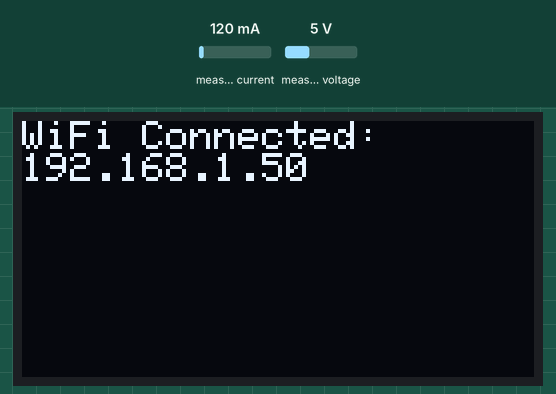
Recording of a sketch running on a simulated ESP32-C3. On the bench: 128×64 one-colour display. The inputs (shaded band) are chosen by the test bench; at power-on: measured current 120 mA, measured voltage 5 V. WiFi joins after 1.5 s; servers stay silent unless stated; no MQTT or app messages arrive unless stated; what the sketch prints to the serial monitor is not drawn.

Above: at 1.7 s.
At 2.1 s:
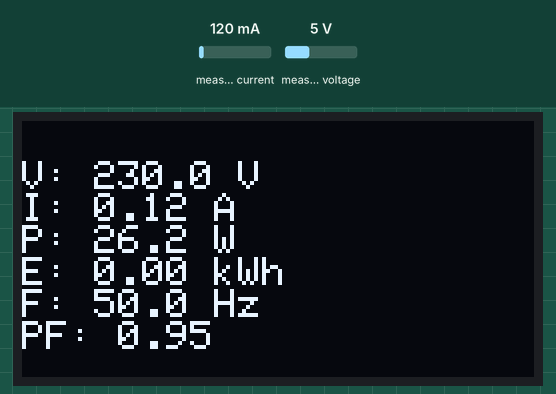
At 10.1 s:
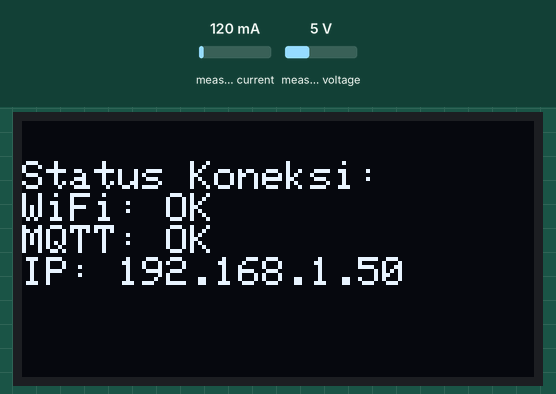

The sketch:

ESP32C3_POWER_MONITOR.ino
```cpp
#include <WiFi.h>
#include <PubSubClient.h>
#include <Adafruit_SSD1306.h>
#include <ArduinoJson.h>
#include <PZEM004Tv30.h>

// -----------------------------------------------------------------------------
// CONFIGURATION
// -----------------------------------------------------------------------------

// WiFi & MQTT credentials
static const char* kSSID       = "YOURWIFISSID";
static const char* kPassword   = "YOURWIFIPASSWORD";
static const char* kMQTTServer = "YOURHOSTIP";
static const int   kMQTTPort   = 1883;
static const char* kMQTTUser   = "YOURMQTTUSERNAME";
static const char* kMQTTPass   = "YOURMQTTUSERNAME";
static const char* kClientID   = "YOURMQTTPASSWORD";


WiFiClient wifiClient;            // WiFi client untuk koneksi TCP
PubSubClient mqtt(wifiClient);    // MQTT client menggunakan WiFiClient

// OLED SSD1306
#define SCREEN_WIDTH   128
#define SCREEN_HEIGHT  64
#define OLED_RESET     -1
#define OLED_ADDRESS   0x3C
Adafruit_SSD1306 display(SCREEN_WIDTH, SCREEN_HEIGHT, &Wire, OLED_RESET);

// PZEM004Tv30 on Serial1 (RX=3, TX=2)
PZEM004Tv30 pzem(Serial1, 2, 3);

// MQTT topics
static const char* kStateTopics[6] = {
  "esp32/daya/volt",
  "esp32/daya/amp",
  "esp32/daya/power",
  "esp32/daya/energy",
  "esp32/daya/freq",
  "esp32/daya/pf"
};

static const char* kDiscoveryTopics[6] = {
  "homeassistant/sensor/esp32_panel_tegangan/config",
  "homeassistant/sensor/esp32_panel_arus/config",
  "homeassistant/sensor/esp32_panel_daya/config",
  "homeassistant/sensor/esp32_panel_energy/config",
  "homeassistant/sensor/esp32_panel_freq/config",
  "homeassistant/sensor/esp32_panel_pf/config"
};

static const char* kAvailabilityTopic = "esp32/status";

// Timers
unsigned long last_publish       = 0;
unsigned long last_display_switch= 0;
constexpr unsigned long kPublishInterval      = 30000;  // ms
constexpr unsigned long kDisplaySwitchInterval= 5000;   // ms

bool show_sensor_screen = false;

// Tambahkan variabel global untuk menyimpan data sensor terbaru:
float sensor_v = NAN;
float sensor_i = NAN;
float sensor_p = NAN;
float sensor_e = NAN;
float sensor_f = NAN;
float sensor_pf = NAN;

// Waktu interval
constexpr unsigned long kDisplayTotalInterval = 10000; // total 10 detik cycle
constexpr unsigned long kDisplayStatusDuration = 2000; // 2 detik status
constexpr unsigned long kDisplaySensorDuration = 8000; // 8 detik sensor


// Waktu terakhir update display dan tipe tampilan
unsigned long last_display_update = 0;
bool showing_status = true;  // true = status koneksi, false = sensor

// -----------------------------------------------------------------------------
// PROTOTYPES
// -----------------------------------------------------------------------------
void SetupWiFi();
void EnsureMQTTConnected();
void MQTTCallback(char* topic, byte* payload, unsigned int length);
void PublishDiscovery();
void PublishSensorData();
void PublishInitialData();
void UpdateDisplayStatus();
void UpdateDisplaySensor();
void EnsureWiFiConnected();

// -----------------------------------------------------------------------------
// SETUP
// -----------------------------------------------------------------------------
/**
 * @brief Arduino setup: init Serial, OLED, WiFi, MQTT, Discovery & first data.
 */
void setup() {
  Serial.begin(115200);
  delay(100);

  // Init OLED
  if (!display.begin(SSD1306_SWITCHCAPVCC, OLED_ADDRESS)) {
    Serial.println(F("SSD1306 init failed"));
    while (true);
  }
  display.clearDisplay();
  display.setTextSize(1);
  display.setTextColor(SSD1306_WHITE);

  // Connect WiFi & show IP
  SetupWiFi();
  display.clearDisplay();
  display.setCursor(0,0);
  display.println("WiFi Connected:");
  display.println(WiFi.localIP());
  display.display();

  // Setup MQTT
  mqtt.setServer(kMQTTServer, kMQTTPort);
  mqtt.setCallback(MQTTCallback);
  EnsureMQTTConnected();

  // Publish Home Assistant Discovery & availability
  PublishDiscovery();
  mqtt.publish(kAvailabilityTopic, "online", true);

  // Publish initial sensor data immediately
  PublishSensorData();
}

// -----------------------------------------------------------------------------
// LOOP
// -----------------------------------------------------------------------------
/**
 * @brief Arduino main loop: maintain connections, publish & update display.
 */
void loop() {
  mqtt.loop();
  EnsureWiFiConnected();
  EnsureMQTTConnected();

  unsigned long now = millis();

  // Publish sensor setiap 30 detik (sesuai kamu)
  if (now - last_publish >= kPublishInterval) {
    last_publish = now;
    PublishSensorData();
  }

  // Update display berdasarkan timer dan interval masing-masing
  if (now - last_display_update >= (showing_status ? kDisplayStatusDuration : kDisplaySensorDuration)) {
    last_display_update = now;
    showing_status = !showing_status;  // toggle tampilan

    if (showing_status) {
      UpdateDisplayStatus();
    } else {
      UpdateDisplaySensor();
    }
  }
}

// -----------------------------------------------------------------------------
// WIFI HANDLING
// -----------------------------------------------------------------------------
/**
 * @brief Connect to WiFi (blocking until connected).
 */
void SetupWiFi() {
  WiFi.begin(kSSID, kPassword);
  Serial.print("WiFi connecting");
  while (WiFi.status() != WL_CONNECTED) {
    delay(500); Serial.print(".");
  }
  Serial.println(" connected");
}

/**
 * @brief Ensure WiFi stays connected; reconnect if dropped.
 */
void EnsureWiFiConnected() {
  if (WiFi.status() != WL_CONNECTED) {
    Serial.println("WiFi lost, reconnecting...");
    WiFi.reconnect();
  }
}

// -----------------------------------------------------------------------------
// MQTT HANDLING
// -----------------------------------------------------------------------------
/**
 * @brief Reconnect to MQTT broker if disconnected (non-blocking).
 */
void EnsureMQTTConnected() {
  static unsigned long last_attempt = 0;
  if (mqtt.connected()) return;

  unsigned long now = millis();
  if (now - last_attempt < 5000) return;
  last_attempt = now;

  Serial.print("MQTT connecting...");
  // will message: publish "offline" on availabilityTopic if disconnect
  if (mqtt.connect(kClientID, kMQTTUser, kMQTTPass,
                   kAvailabilityTopic, 0, true, "offline")) {
    Serial.println(" connected");
    // re-publish discovery & initial data on reconnect
    PublishDiscovery();
    PublishInitialData();
  } else {
    Serial.printf(" failed rc=%d\n", mqtt.state());
  }
}

/**
 * @brief Dummy callback for incoming MQTT (unused).
 */
void MQTTCallback(char* topic, byte* payload, unsigned int length) {
  // No subscriptions in this app
}

// -----------------------------------------------------------------------------
// HOME ASSISTANT DISCOVERY
// -----------------------------------------------------------------------------
/**
 * @brief Publish MQTT Discovery payloads for all 6 sensors.
 */
void PublishDiscovery() {
  static const char* names[6]  = { "ESP32 Panel IoT Tegangan", "ESP32 Panel IoT Arus", "ESP32 Panel IoT Daya", "ESP32 Panel IoT Energy", "ESP32 Panel IoT Frequency", "ESP32 Panel IoT PowerFactor" };
  static const char* units[6]  = { "V", "A", "W", "kWh", "Hz", "" };
  static const char* classes[6]= { "tegangan","arus","daya","energy","frequency","power_factor" };

  for (int i=0; i<6; ++i) {
    StaticJsonDocument<256> doc;
    uint8_t buf[256];

    doc["name"]               = names[i];
    doc["state_topic"]        = kStateTopics[i];
    doc["availability_topic"] = kAvailabilityTopic;
    doc["unique_id"]          = String(kClientID) + "_" + classes[i];
    //doc["device_class"]       = classes[i];
    doc["unit_of_measurement"]= units[i];
    doc["state_class"]        = (i==3 ? "total_increasing" : "measurement");

    JsonObject device = doc.createNestedObject("device");
    device["identifiers"]  = "esp32_panel_iot_01";
    device["name"]         = "ESP32 Panel IoT";
    //device["model"]        = "ESP32-C3 Dummy Sensor";
    //device["manufacturer"] = "DLCB";

    size_t n = serializeJson(doc, (char*)buf, sizeof(buf));
    mqtt.publish(kDiscoveryTopics[i], buf, n, true);
  }
}

// -----------------------------------------------------------------------------
// SENSOR PUBLISH
// -----------------------------------------------------------------------------
/**
 * @brief Publish sensor data to all 6 state topics.
 */
void PublishSensorData() {
  float v = pzem.voltage();
  float i = pzem.current();
  float p = pzem.power();
  float e = pzem.energy();
  float f = pzem.frequency();
  float pf= pzem.pf();

  if (isnan(v) || isnan(i) || isnan(p)) {
    Serial.println("[ERROR] Invalid PZEM reading, skip publish");
    return;
  }

  // Simpan ke variabel global supaya OLED pakai ini
  sensor_v = v;
  sensor_i = i;
  sensor_p = p;
  sensor_e = e;
  sensor_f = f;
  sensor_pf= pf;

  const char* keys[6] = { "voltage", "current", "power", "energy", "frequency", "power_factor" };

  float vals[6] = { v,i,p,e,f,pf };

  for (int idx=0; idx<6; ++idx) {
    StaticJsonDocument<64> doc;
    char buf[64];
    doc[keys[idx]] = vals[idx];
    size_t n = serializeJson(doc, buf);
    mqtt.publish(kStateTopics[idx], (const uint8_t*)buf, n, true);
  }

  // Print to Serial for debugging
  Serial.printf(
    "Sensor Data -> Voltage: %.2f V, Current: %.2f A, Power: %.2f W, Energy: %.2f kWh, Frequency: %.2f Hz, PowerFactor: %.2f\n",
    v,i,p,e,f,pf
  );

}

/**
 * @brief Publish initial sensor data & availability.
 */
void PublishInitialData() {
  mqtt.publish(kAvailabilityTopic, "online", true);
  PublishSensorData();
}

// -----------------------------------------------------------------------------
// OLED DISPLAY
// -----------------------------------------------------------------------------
/**
 * @brief Show WiFi/MQTT status & IP on OLED.
 */
void UpdateDisplayStatus() {
  display.clearDisplay();
  display.setCursor(0,10);
  display.println("Status Koneksi:");
  display.printf("WiFi: %s\n",   WiFi.status()==WL_CONNECTED?"OK":"FAIL");
  display.printf("MQTT: %s\n",  mqtt.connected()?"OK":"FAIL");
  display.println(String("IP: ")+WiFi.localIP().toString());
  display.display();
}

/**
 * @brief Show PZEM sensor data on OLED.
 */
void UpdateDisplaySensor() {
  display.clearDisplay();
  display.setCursor(0,10);
  if (isnan(sensor_v) || isnan(sensor_i) || isnan(sensor_p)) {
    display.println("Sensor Error!");
  } else {
    display.printf("V: %.1f V\n", sensor_v);
    display.printf("I: %.2f A\n", sensor_i);
    display.printf("P: %.1f W\n", sensor_p);
    display.printf("E: %.2f kWh\n", sensor_e);
    display.printf("F: %.1f Hz\n", sensor_f);
    display.printf("PF: %.2f\n", sensor_pf);
  }
  display.display();
}
```

Measured:
- what the display in image 1 shows lasts 8.0 s, from 2.0 s to 10.0 s
- what the display in image 2 shows lasts 2.0 s, from 10.0 s to 12.0 s
